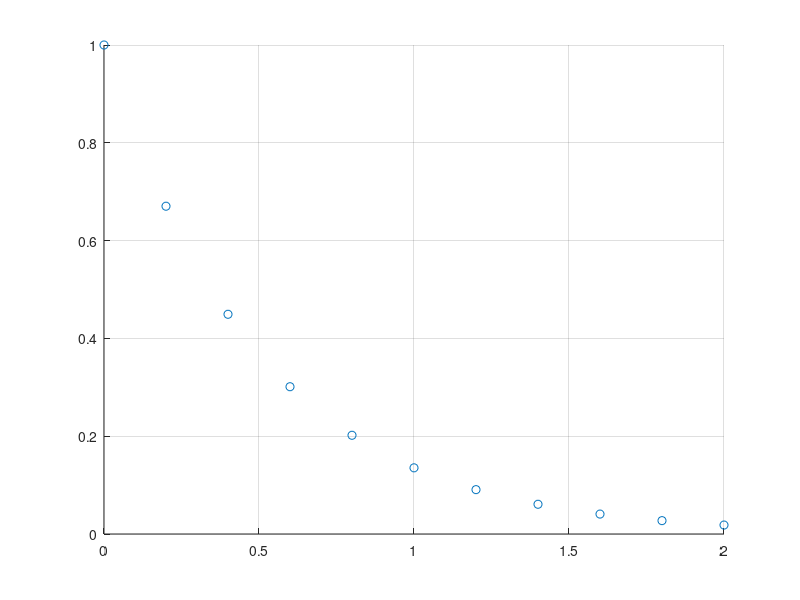
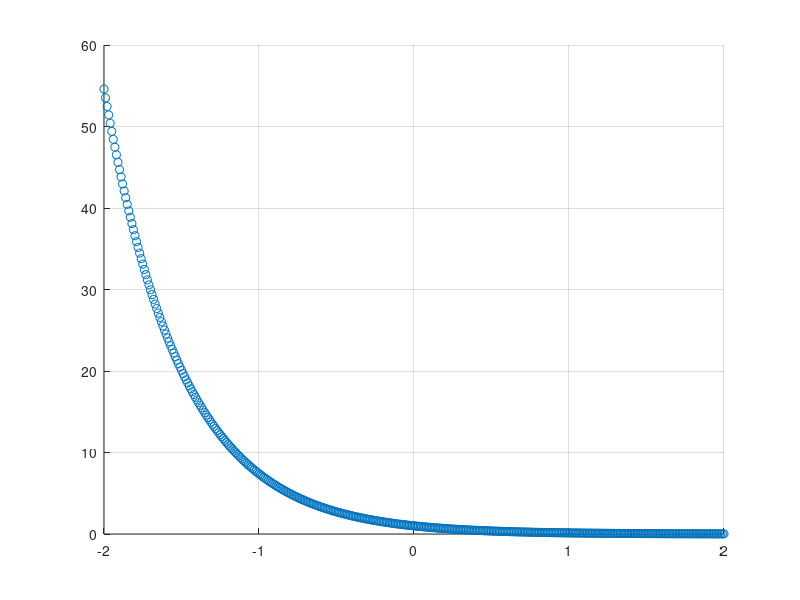

Reproduce these figures in MATLAB, in order.
Ts = .2;
t = 0:Ts:2;
y1 = exp(-2*t);

scatter(t,y1)

grid on
hold
%%
Ts = .01;
t = -2:Ts:2;
figure
y2 = exp(-2*t);
scatter(t,y2)
grid on
 